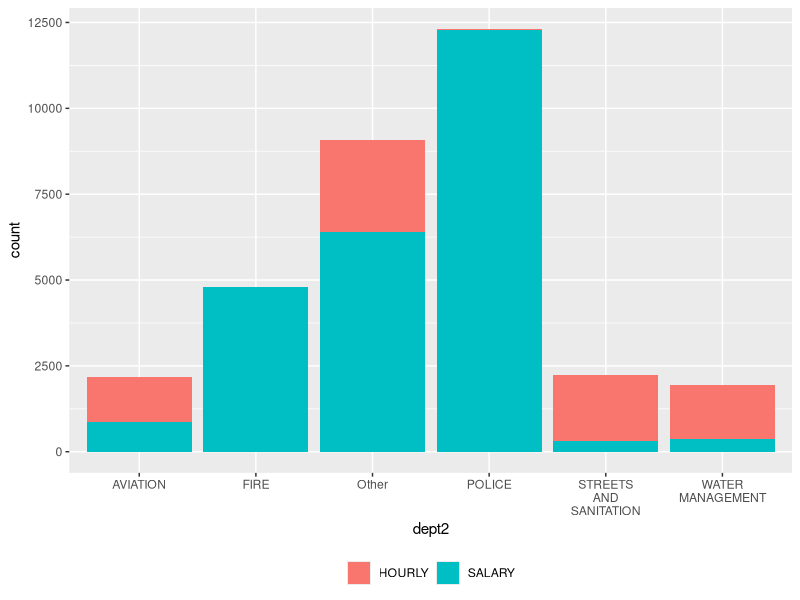
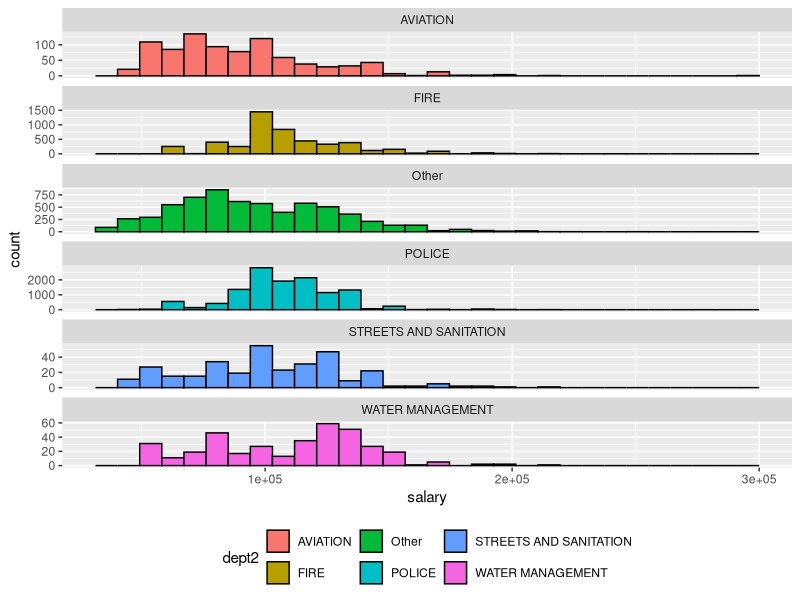
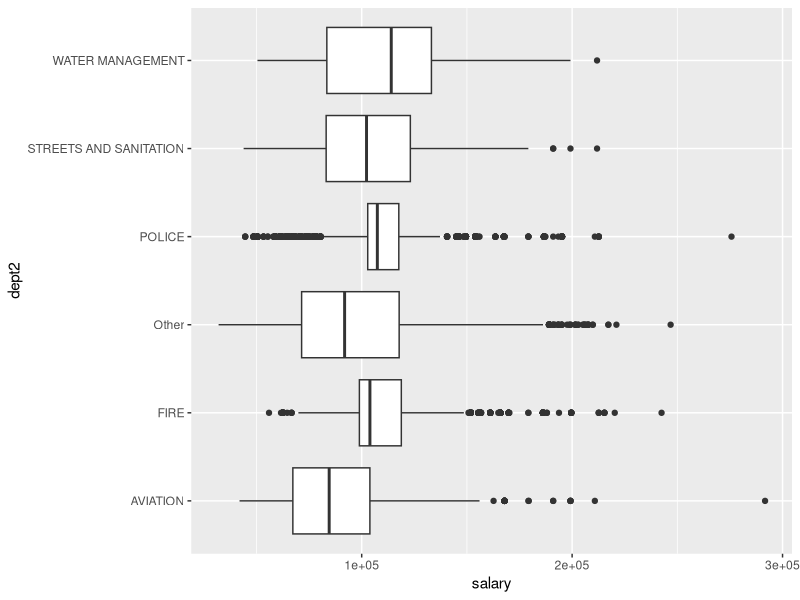
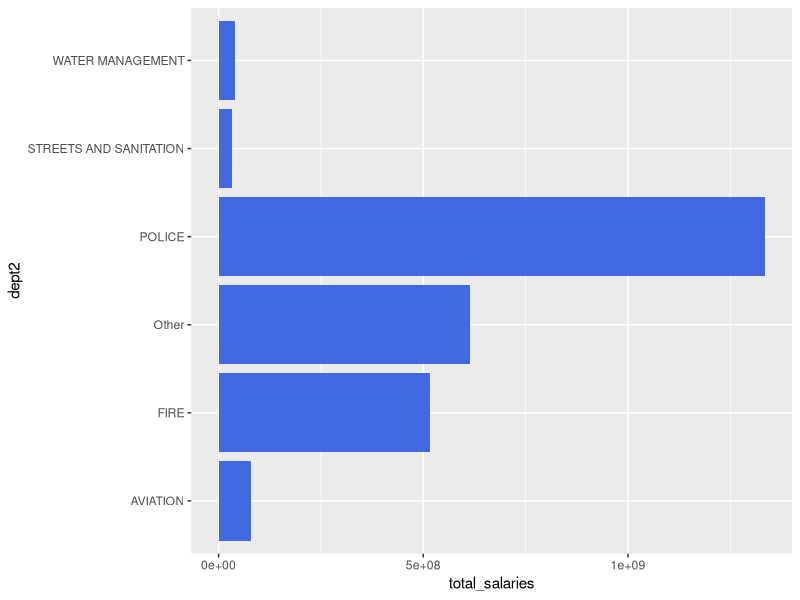

Here is the R script that generated these plots, in order:
library(tidyverse)

chicago <- read_csv("data/ChicagoEmployees2024.csv") |>
  rename(title = `Job Titles`,       
         fp =     `Full or Part-Time`,
         salhour =  `Salary or Hourly`,
         typ_hours = `Typical Hours`,    
         salary =  `Annual Salary`,
         hourly_rate = `Hourly Rate`) |>
  mutate(dept2 = fct_lump_n(Department, 5)) |> 
  mutate(dept2 = str_replace(dept2, "CHICAGO", "")) |> 
  mutate(dept2 = str_replace(dept2, "DEPARTMENT OF", "")) |>
  mutate(dept2 = trimws(str_replace(dept2, "DEPARTMENT", "")))

dept_counts <- count(chicago, dept2)

ggplot(data = chicago,
       aes(x = dept2, fill = salhour)) + 
  geom_bar() +
  scale_x_discrete(labels = function(x) str_wrap(x, width = 10)) +
  theme(legend.position = "bottom",
        legend.title = element_blank())

ggplot(data = chicago,
       aes(x = salary, fill = dept2)) + 
  geom_histogram(color = "black") + 
  facet_wrap(~dept2, ncol = 1, scales = "free_y") +
  theme(legend.position = "bottom")

ggplot(data = chicago,
       aes(x = salary, y = dept2)) + 
  geom_boxplot()

## getting total salaries for all departments
salary_totals_df <- chicago |> 
  group_by(dept2) |>
  summarise(total_salaries = sum(salary, na.rm = TRUE), 
            .groups = "drop")

ggplot(data = salary_totals_df,
       aes(y = dept2, x = total_salaries)) + 
  geom_col(fill = "royalblue")






